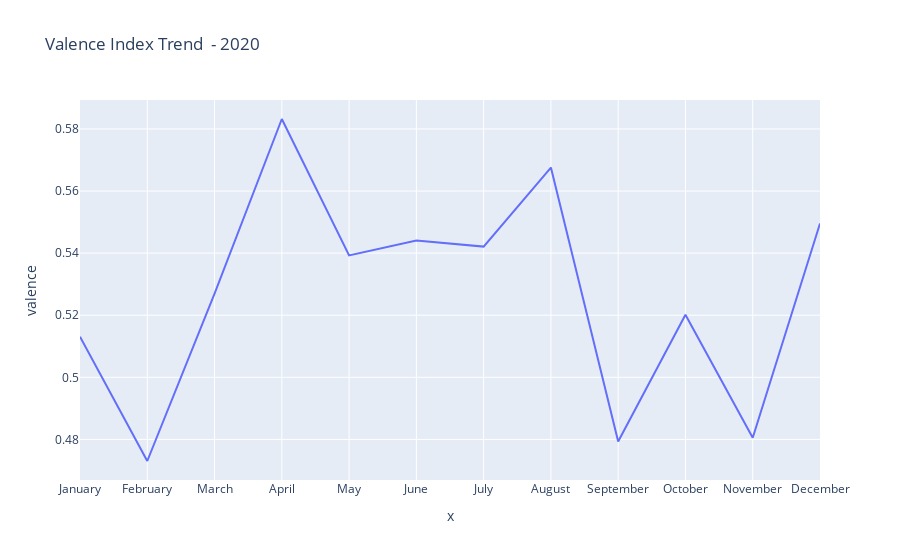

Notebook code for this chart:
### Code cell
months = ["January", "February", "March", "April", "May","June", "July", "August", "September", "October", "November", "December"]
line_plt = px.line(sorted_mood, x=months, y="valence", title='Valence Index Trend  - 2020')
line_plt.show()

### Figure 1 — Plotly figure (JSON) as saved in the notebook; plotly's stock layout.template omitted (floating-point values rounded to 4 significant figures)
{"data": [{"hovertemplate": "x=%{x}<br>valence=%{y}<extra></extra>", "legendgroup": "", "line": {"color": "#636efa", "dash": "solid"}, "mode": "lines", "name": "", "orientation": "v", "showlegend": false, "type": "scatter", "x": ["January", "February", "March", "April", "May", "June", "July", "August", "September", "October", "November", "December"], "xaxis": "x", "y": [0.5131, 0.4731, 0.527, 0.5832, 0.5393, 0.5441, 0.5421, 0.5676, 0.4794, 0.5201, 0.4805, 0.5496], "yaxis": "y"}], "layout": {"legend": {"tracegroupgap": 0}, "title": {"text": "Valence Index Trend  - 2020"}, "xaxis": {"anchor": "y", "domain": [0, 1], "title": {"text": "x"}}, "yaxis": {"anchor": "x", "domain": [0, 1], "title": {"text": "valence"}}}}
